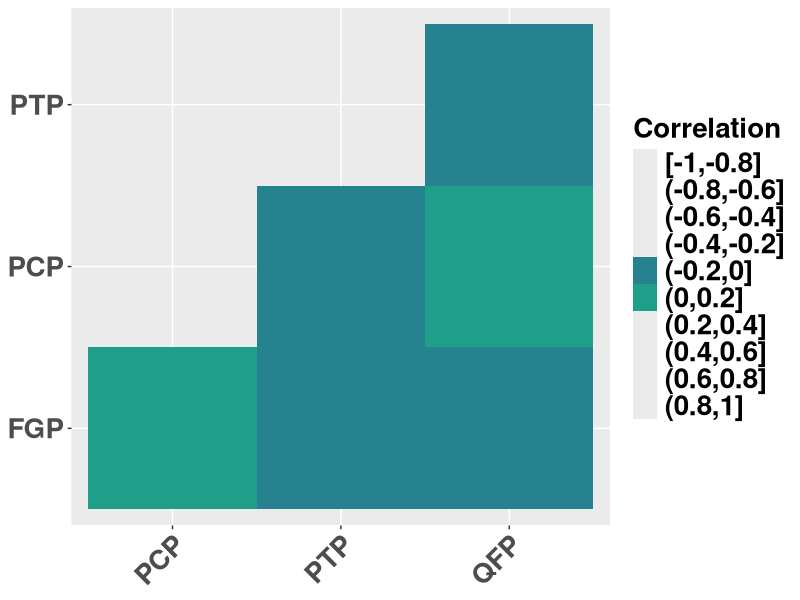

This chart was generated by the following R code:
## making the correlation image
library(tidyverse)
library(viridis)

# reading in data
student_data <- read_csv("studentdata.csv")

cors <- cor(student_data[, c("final_grade_per", "problems_correct_per", "problems_tried_per", "quartiles_finished_per")])
cors[upper.tri(cors, diag = TRUE)] <- NA
cors <- data.frame(cors)
cors <- cors %>% 
  rownames_to_column(var = "var1") %>% 
  pivot_longer(-var1, names_to = "var2", values_to = "cors") %>%
  na.omit(.) %>%
  mutate(cor_breaks = cut(cors, breaks = seq(-1, 1, length.out = 11), include.lowest = T)) %>%
  as_tibble(.)
ggplot(cors, mapping = aes(x = var1, y = var2, fill = cor_breaks)) + 
         geom_tile() + 
         scale_fill_viridis(name = "Correlation", discrete = TRUE, drop = FALSE) +
         scale_x_discrete(breaks = c("problems_correct_per", "problems_tried_per", "quartiles_finished_per"),
                          labels = c("PCP", "PTP", "QFP")) +
         scale_y_discrete(breaks = c("final_grade_per", "problems_correct_per", "problems_tried_per"),
                          labels = c("FGP", "PCP", "PTP")) +
         theme(axis.text.x = element_text(angle = 45, vjust = 1, hjust = 1, size = 20, face = "bold"), 
               axis.text.y = element_text(size = 20, face = "bold"),
               axis.title = element_blank(),
               legend.text = element_text(size = 20, face = "bold"),
               legend.title = element_text(size = 20, face = "bold"))

       